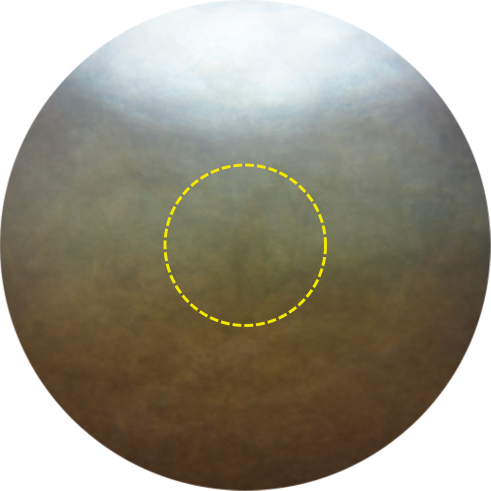
#> input picture Analysis/Calibration/Image/AVG_Measurements.png, 981 x 981 px (shown at 1/2 size)
$ python color_depth_analysis.py
#> lines starting #> are read from the running program, lines starting #| are printed output that depends on the picture
import numpy as np
from PIL import Image

import matplotlib.pyplot as plt


def get_intensity_decay(x_min, x_max, y_min, y_max, image):
    line_points = []
    for y in range(y_min, y_max):
        plane_points = []
        for x in range(x_min, x_max):
            plane_points.append(image[x, y])
        plane_points = np.array(plane_points)
        line_points.append(np.sum(plane_points, axis=0))
    return np.array(line_points)


def plot_intensity_data(lines):
    plt.plot(np.linspace(0, 30, len(lines)), lines[:, 0], color="r")
    plt.plot(np.linspace(0, 30, len(lines)), lines[:, 1], color="g")
    plt.plot(np.linspace(0, 30, len(lines)), lines[:, 2], color="b")

    distance = np.array(range(0, 3000))  # Measure of distance from fish at every point.
    scatter = np.exp(-0.0006 * distance) * 70000
    plt.plot(np.linspace(0, 30, len(scatter)), scatter, color="y")

    plt.show()


def plot_decay(decay_constant=0.001):
    distance = np.array(range(0, 3000))  # Measure of distance from fish at every point.
    scatter = np.exp(-decay_constant * distance) * 70000
    plt.plot(distance, scatter)
    plt.show()


im = Image.open('../Image/AVG_Measurements.png')
#> im is the input picture: PIL image 981x981 RGB; mean R, G, B 152.5, 147.6, 132.4
pix = im.load()

line = get_intensity_decay(348, 632, 26, 955, pix)
#> line = 929 rows, first 8: [68651, 69944, 70408], [68756, 69988, 70434], [68792, 70000, 70453], [68829, 70009, 70455], [68852, 70034, 70448], [68855, 70046, 70461], [68850, 70052, 70462], [68843, 70053, 70460]
plot_intensity_data(line)
#> in plot_intensity_data, `plt.show()`:
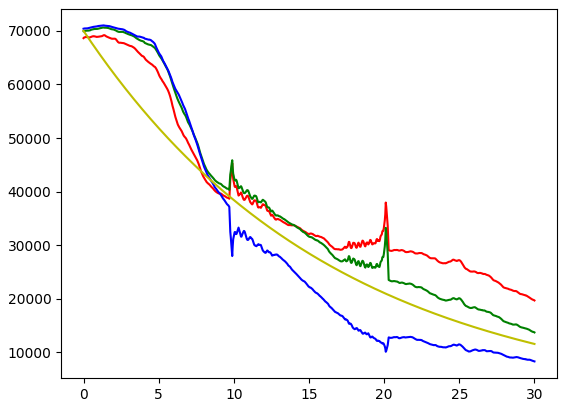
#> figure drawn by matplotlib, 1 panel; curve peaks at x = 1.36, y = 69200; curve peaks at x = 1.33, y = 70627; curve peaks at x = 1.29, y = 71026
# plot_decay()


x = True
